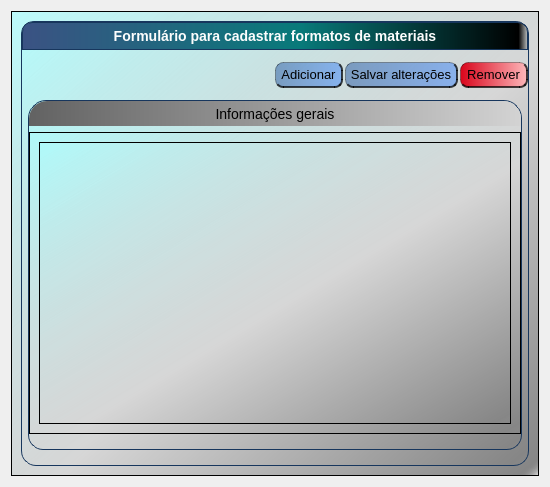
<?xml version="1.0" encoding="UTF-8"?>
<ui version="4.0">
 <class>FormCadastrarFormatoMateriais</class>
 <widget class="QWidget" name="FormCadastrarFormatoMateriais">
  <property name="windowTitle" stdset="0">
   <string>FormCadastrarFormatoMateriais</string>
  </property>
  <property name="geometry" stdset="0">
   <rect>
    <x>0</x>
    <y>0</y>
    <width>550</width>
    <height>487</height>
   </rect>
  </property>
  <layout class="QVBoxLayout" name="verticalLayout">
   <item>
    <widget class="QScrollArea" name="scrollArea">
     <property name="widgetResizable" stdset="0">
      <bool>true</bool>
     </property>
     <property name="styleSheet" stdset="0">
      <string notr="true">background-color: qlineargradient(spread:pad, x1:0, y1:0, x2:1, y2:1, stop:0 rgba(170, 255, 255, 125), stop:0.55 rgb(214, 214, 214), stop:0.98 rgb(134, 134, 134), stop:1 rgba(0, 0, 0, 0));</string>
     </property>
     <widget class="QWidget" name="scrollAreaWidgetContents">
      <property name="geometry" stdset="0">
       <rect>
        <x>0</x>
        <y>0</y>
        <width>530</width>
        <height>467</height>
       </rect>
      </property>
      <layout class="QVBoxLayout" name="verticalLayout_2">
       <item>
        <widget class="QFrame" name="frameFormulario">
         <property name="frameShape" stdset="0">
          <enum>QFrame::StyledPanel</enum>
         </property>
         <property name="frameShadow" stdset="0">
          <enum>QFrame::Raised</enum>
         </property>
         <property name="styleSheet" stdset="0">
          <string notr="true">QLabel#labelTituloFormulario {
	border: 1px solid #FF17365D;
	border-top-left-radius: 10px;
	border-top-right-radius: 10px;
	background-color:qlineargradient(spread:pad, x1:0, y1:0, x2:1, y2:0, stop:0 rgb(59, 82, 131), stop:0.55 rgb(8, 122, 122), stop:0.98 rgba(0, 0, 0, 255), stop:1 rgba(0, 0, 0, 0));
	padding: 5px 0px;
	color: rgb(253, 253, 253);
	height: 25px;
   font-size: 14px;
	font-weight: bold;
}

QFrame#frameFormulario
{
	border: 1px solid #FF17365D;
	border-top-left-radius: 13px;
	border-top-right-radius: 13px;
	border-bottom-left-radius: 15px;
	border-bottom-right-radius: 15px;
}

QFrame#frameInformacoesGerais
{
	border: 1px solid #FF17365D;
	border-top-left-radius: 18px;
	border-top-right-radius: 18px;
	border-bottom-left-radius: 15px;
	border-bottom-right-radius: 15px;
}

QPushButton
{
	border: 1px solid rgba(0, 0, 0, 85);
	border-radius: 8px;
	border-right: 2px solid rgba(0, 0, 0, 185);
	border-bottom: 2px solid rgba(0, 0, 0, 185);
  background-color:qlineargradient(spread:pad, x1:0, y1:0, x2:1, y2:0, stop:0 rgba(35, 84, 156, 125), stop:1 rgba(58, 134, 255, 125));
  font-size: 13px;
	height: 23px;
	width:65px;
}

QPushButton:pressed
{
	border: 1px solid rgba(0, 0, 0, 85);
	border-left: 2px solid rgba(91, 91, 91, 185);
	border-top: 2px solid rgba(91, 91, 91, 185);

}

QPushButton:hover
{
	background-color:qlineargradient(spread:pad, x1:0, y1:0, x2:1, y2:0, stop:0 rgba(135, 184, 255, 125), stop:1 rgba(158, 234, 255, 125));
}

QPushButton#pushButtonTituloInformacoesGerais
{
	background-color:qlineargradient(spread:pad, x1:0, y1:0, x2:1, y2:0, stop:0 rgb(98, 98, 98), stop:1 rgb(211, 211, 211));
	border: 0px;
	border-top-left-radius: 18px;
	border-top-right-radius: 18px;
	border-bottom-left-radius: 0px;
	border-bottom-right-radius: 0px;
	height: 25px;
   font-size: 14px;
}

QPushButton#pushButtonSalvar
{
	width:110;
}

QPushButton#pushButtonRemover
{
	background-color:qlineargradient(spread:pad, x1:0, y1:0, x2:1, y2:0, stop:0 rgb(217, 5, 27), stop:1 rgb(253, 183, 186));
}

QPushButton#pushButtonRemover:hover
{
	background-color: qlineargradient(spread:pad, x1:0, y1:0, x2:1, y2:0, stop:0 rgb(255, 85, 0), stop:1 rgba(255, 255, 255, 255));
}</string>
         </property>
         <layout class="QVBoxLayout" name="verticalLayout_7">
          <property name="leftMargin">
           <number>0</number>
          </property>
          <property name="topMargin">
           <number>0</number>
          </property>
          <property name="rightMargin">
           <number>0</number>
          </property>
          <property name="bottomMargin">
           <number>15</number>
          </property>
          <item>
           <widget class="QLabel" name="labelTituloFormulario">
            <property name="text" stdset="0">
             <string>Formulário para cadastrar formatos de materiais</string>
            </property>
            <property name="alignment" stdset="0">
             <set>Qt::AlignCenter</set>
            </property>
            <property name="styleSheet" stdset="0">
             <string notr="true"/>
            </property>
            <property name="font" stdset="0">
             <font>
              <pointsize>-1</pointsize>
              <weight>75</weight>
              <bold>true</bold>
             </font>
            </property>
           </widget>
          </item>
          <item>
           <layout class="QHBoxLayout" name="horizontalLayoutBotoes">
            <property name="spacing" stdset="0">
             <number>2</number>
            </property>
            <property name="topMargin">
             <number>6</number>
            </property>
            <property name="bottomMargin">
             <number>6</number>
            </property>
            <item>
             <spacer name="horizontalSpacer">
              <property name="sizeHint" stdset="0">
               <size>
                <width>40</width>
                <height>20</height>
               </size>
              </property>
              <property name="orientation" stdset="0">
               <enum>Qt::Horizontal</enum>
              </property>
             </spacer>
            </item>
            <item>
             <widget class="QPushButton" name="pushButtonAdicionar">
              <property name="text" stdset="0">
               <string>Adicionar</string>
              </property>
              <property name="styleSheet" stdset="0">
               <string notr="true"/>
              </property>
             </widget>
            </item>
            <item>
             <widget class="QPushButton" name="pushButtonSalvar">
              <property name="text" stdset="0">
               <string>Salvar alterações</string>
              </property>
             </widget>
            </item>
            <item>
             <widget class="QPushButton" name="pushButtonRemover">
              <property name="text" stdset="0">
               <string>Remover</string>
              </property>
              <property name="styleSheet" stdset="0">
               <string notr="true"/>
              </property>
             </widget>
            </item>
           </layout>
          </item>
          <item>
           <layout class="QVBoxLayout" name="verticalLayout_3">
            <property name="leftMargin">
             <number>6</number>
            </property>
            <property name="topMargin">
             <number>0</number>
            </property>
            <property name="rightMargin">
             <number>6</number>
            </property>
            <property name="bottomMargin">
             <number>0</number>
            </property>
            <item>
             <widget class="QFrame" name="frameInformacoesGerais">
              <property name="frameShape" stdset="0">
               <enum>QFrame::StyledPanel</enum>
              </property>
              <property name="frameShadow" stdset="0">
               <enum>QFrame::Raised</enum>
              </property>
              <property name="styleSheet" stdset="0">
               <string notr="true"/>
              </property>
              <layout class="QVBoxLayout" name="verticalLayout_4">
               <property name="leftMargin">
                <number>0</number>
               </property>
               <property name="topMargin">
                <number>0</number>
               </property>
               <property name="rightMargin">
                <number>0</number>
               </property>
               <property name="bottomMargin">
                <number>15</number>
               </property>
               <item>
                <widget class="QPushButton" name="pushButtonTituloInformacoesGerais">
                 <property name="text" stdset="0">
                  <string>Informações gerais</string>
                 </property>
                 <property name="styleSheet" stdset="0">
                  <string notr="true"/>
                 </property>
                </widget>
               </item>
               <item>
                <widget class="QFrame" name="subFrameInformaoesGerais">
                 <property name="frameShape" stdset="0">
                  <enum>QFrame::StyledPanel</enum>
                 </property>
                 <property name="frameShadow" stdset="0">
                  <enum>QFrame::Raised</enum>
                 </property>
                 <layout class="QGridLayout" name="gridLayout">
                  <property name="leftMargin">
                   <number>9</number>
                  </property>
                  <property name="topMargin">
                   <number>9</number>
                  </property>
                  <property name="rightMargin">
                   <number>9</number>
                  </property>
                  <property name="bottomMargin">
                   <number>9</number>
                  </property>
                  <item row="0" column="0">
                   <widget class="QTableView" name="tableView"/>
                  </item>
                 </layout>
                </widget>
               </item>
              </layout>
             </widget>
            </item>
           </layout>
          </item>
         </layout>
        </widget>
       </item>
      </layout>
     </widget>
    </widget>
   </item>
  </layout>
 </widget>
 <resources/>
 <connections/>
</ui>
